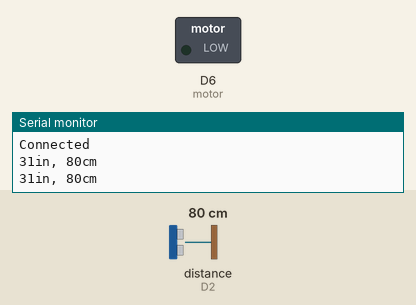
This sketch was run on a simulated ESP8266 (NodeMCU). On the bench: switched loads named in the sketch (green lamp = pin HIGH), the last lines printed to the serial monitor. Wiring (inferred from the names in the program): ultrasonic range finder: trigger D3; echo D2. The test bench sets the inputs (shaded band); at power-on: distance to the obstacle (sensor on D2) 80 cm. The echo pulse lasts 58.3 µs per cm; WiFi joins after 1.5 s; servers stay silent unless stated; pins used as bus, display or sensor lines are not drawn.

Above: at 3.2 s.
3.3 s: distance to the obstacle (sensor on D2) set to 12 cm
5.1 s: distance to the obstacle (sensor on D2) set to 9 cm
At 6.9 s:
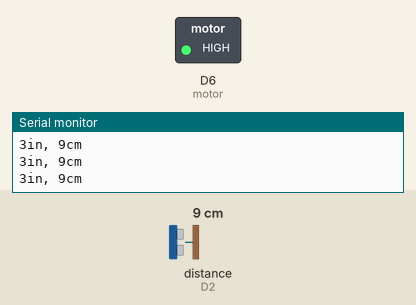
7.2 s: distance to the obstacle (sensor on D2) set to 135 cm
8.7 s: distance to the obstacle (sensor on D2) set to 143 cm
At 10.0 s:
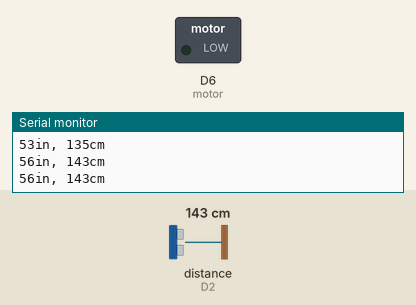
10.8 s: distance to the obstacle (sensor on D2) set to 2 cm
At 12.1 s:
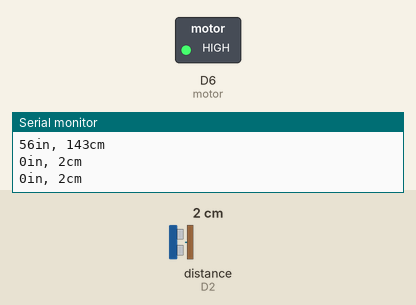
Timing chart, 0 to 13.6 s (numbered marks = the images above; inputs shaded):
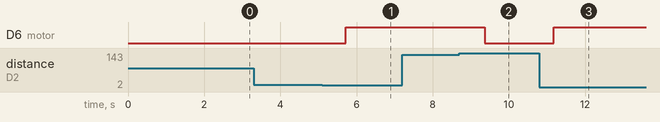

The sketch:

WaterPump.ino
```cpp
#include <ESP8266WiFi.h>
#include <OneWire.h>
#include <PubSubClient.h>

unsigned long last_time = 0;
unsigned long timer_delay = 15000;

const char *ssid =  "xxxxxxxxxxxx";        //Your Access Point or Personal Hotspot, cannot be longer than 32 characters!
const char *pass =  "xxxxxxxxxxxx";    //Your Access Point or Personal Hotspot password
const char* serverTS = "api.thingspeak.com";
String apiKey = "xxxxxxxxxxxxxxxxx";          //Insert your Channel API Key here
int TRIGGER = D3; //Pin D1 = TRIGGER
int ECHO =D2; //Pin D2 = ECHO
int flag = 0;
int motor  = D6;
void setup()
{
  Serial.begin(115200);         //Recommended speed is 115200
  pinMode(TRIGGER,OUTPUT);
  pinMode(ECHO,INPUT);
  pinMode(motor,OUTPUT);
  connectWifi();
  }

void loop()
{
  long duration, inches, cm;

  digitalWrite(TRIGGER, LOW);
  delayMicroseconds(2);
  digitalWrite(TRIGGER, HIGH);
  delayMicroseconds(10);
  digitalWrite(TRIGGER, LOW);

  duration = pulseIn(ECHO, HIGH);

  // convert the time into a distance
  inches = microsecondsToInches(duration);
  cm = microsecondsToCentimeters(duration);

  Serial.print(inches);
  Serial.print("in, ");
  Serial.print(cm);
  Serial.print("cm");
  Serial.println();

  delay(100);
  if ((millis()-last_time) > timer_delay)
  {
    sendHeight(cm);
    last_time = millis();
  }
  if(cm >= 140 and flag == 0)
  {
    digitalWrite(motor,LOW);
    flag = 1;
  }
  else if(cm <= 10)
  {
    digitalWrite(motor,HIGH);
    flag = 0;
  }
  delay(500);
}
void connectWifi()
{
  Serial.print("Connecting to "+*ssid);
  WiFi.begin(ssid, pass);
  while (WiFi.status() != WL_CONNECTED) {
  delay(1000);
  Serial.print(".");
  }
  Serial.println("");
  Serial.println("Connected");
  Serial.println("");
}//end connect
long microsecondsToInches(long microseconds)
{
  return microseconds / 74 / 2;
}
long microsecondsToCentimeters(long microseconds)
{
  return microseconds / 29 / 2;
}

 void sendHeight(float cm)
{
  WiFiClient tclient;
  if (tclient.connect(serverTS, 80)) { // use ip 184.106.153.149 or api.thingspeak.com
    Serial.println("WiFi Client connected ");

    String postStr = apiKey;
    postStr += "&field1=";
    postStr += String(cm);
    postStr += "\r\n\r\n";

    tclient.print("POST /update HTTP/1.1\n");
    tclient.print("Host: api.thingspeak.com\n");
    tclient.print("Connection: close\n");
    tclient.print("X-THINGSPEAKAPIKEY: " + apiKey + "\n");
    tclient.print("Content-Type: application/x-www-form-urlencoded\n");
    tclient.print("Content-Length: ");
    tclient.print(postStr.length());
    tclient.print("\n\n");
    tclient.print(postStr);
  }
  tclient.stop();
}
```

Measured:
- the behaviour switches between 11 and 10 cm on distance to the obstacle (sensor on D2) (found by bisection; images 0 and 1)
- the behaviour switches between 139 and 140 cm on distance to the obstacle (sensor on D2) (found by bisection; images 1 and 2)
- after the input at 5.1 s, D6 (motor): LOW → HIGH after 0.62 s
- after the input at 8.7 s, D6 (motor): HIGH → LOW after 0.66 s
- after the input at 10.8 s, D6 (motor): LOW → HIGH after 0.38 s
